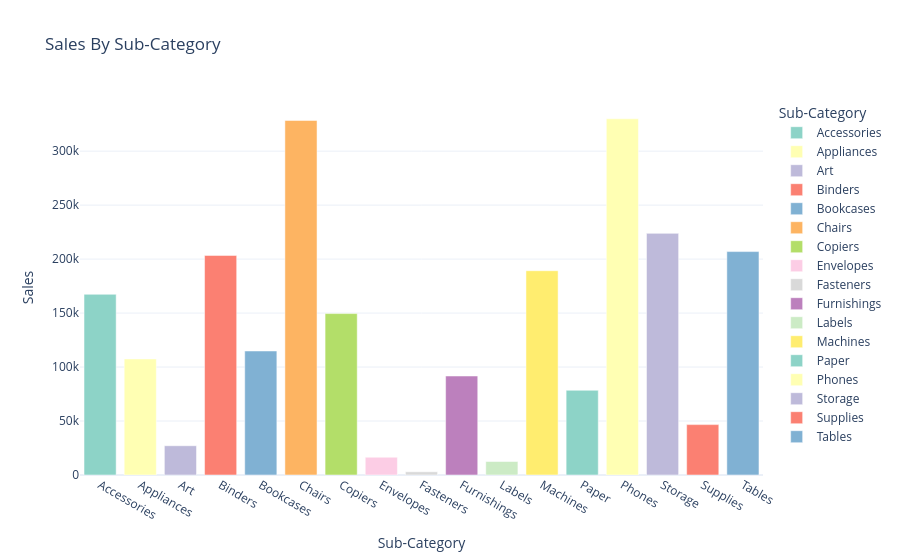

Here is the notebook cell this chart was saved with:
### Markdown cell above
#### iii. Sales by Sub-Category:

### Code cell
Sales_By_SubCategory = data.groupby('Sub-Category')['Sales'].sum().reset_index()
fig = px.bar(Sales_By_SubCategory, 
             x = 'Sub-Category',
             y = 'Sales',
             title = 'Sales By Sub-Category',
             color='Sub-Category',  
             color_discrete_sequence=px.colors.qualitative.Set3 )
fig.show()

### Figure 1 — Plotly figure (JSON) as saved in the notebook; plotly's stock layout.template omitted (floating-point values rounded to 4 significant figures)
{"data": [{"hovertemplate": "Sub-Category=%{x}<br>Sales=%{y}<extra></extra>", "legendgroup": "Accessories", "marker": {"color": "rgb(141,211,199)", "pattern": {"shape": ""}}, "name": "Accessories", "orientation": "v", "showlegend": true, "textposition": "auto", "type": "bar", "x": ["Accessories"], "xaxis": "x", "y": [167400.0], "yaxis": "y"}, {"hovertemplate": "Sub-Category=%{x}<br>Sales=%{y}<extra></extra>", "legendgroup": "Appliances", "marker": {"color": "rgb(255,255,179)", "pattern": {"shape": ""}}, "name": "Appliances", "orientation": "v", "showlegend": true, "textposition": "auto", "type": "bar", "x": ["Appliances"], "xaxis": "x", "y": [107500.0], "yaxis": "y"}, {"hovertemplate": "Sub-Category=%{x}<br>Sales=%{y}<extra></extra>", "legendgroup": "Art", "marker": {"color": "rgb(190,186,218)", "pattern": {"shape": ""}}, "name": "Art", "orientation": "v", "showlegend": true, "textposition": "auto", "type": "bar", "x": ["Art"], "xaxis": "x", "y": [27120.0], "yaxis": "y"}, {"hovertemplate": "Sub-Category=%{x}<br>Sales=%{y}<extra></extra>", "legendgroup": "Binders", "marker": {"color": "rgb(251,128,114)", "pattern": {"shape": ""}}, "name": "Binders", "orientation": "v", "showlegend": true, "textposition": "auto", "type": "bar", "x": ["Binders"], "xaxis": "x", "y": [203400.0], "yaxis": "y"}, {"hovertemplate": "Sub-Category=%{x}<br>Sales=%{y}<extra></extra>", "legendgroup": "Bookcases", "marker": {"color": "rgb(128,177,211)", "pattern": {"shape": ""}}, "name": "Bookcases", "orientation": "v", "showlegend": true, "textposition": "auto", "type": "bar", "x": ["Bookcases"], "xaxis": "x", "y": [114900.0], "yaxis": "y"}, {"hovertemplate": "Sub-Category=%{x}<br>Sales=%{y}<extra></extra>", "legendgroup": "Chairs", "marker": {"color": "rgb(253,180,98)", "pattern": {"shape": ""}}, "name": "Chairs", "orientation": "v", "showlegend": true, "textposition": "auto", "type": "bar", "x": ["Chairs"], "xaxis": "x", "y": [328400.0], "yaxis": "y"}, {"hovertemplate": "Sub-Category=%{x}<br>Sales=%{y}<extra></extra>", "legendgroup": "Copiers", "marker": {"color": "rgb(179,222,105)", "pattern": {"shape": ""}}, "name": "Copiers", "orientation": "v", "showlegend": true, "textposition": "auto", "type": "bar", "x": ["Copiers"], "xaxis": "x", "y": [149500.0], "yaxis": "y"}, {"hovertemplate": "Sub-Category=%{x}<br>Sales=%{y}<extra></extra>", "legendgroup": "Envelopes", "marker": {"color": "rgb(252,205,229)", "pattern": {"shape": ""}}, "name": "Envelopes", "orientation": "v", "showlegend": true, "textposition": "auto", "type": "bar", "x": ["Envelopes"], "xaxis": "x", "y": [16480.0], "yaxis": "y"}, {"hovertemplate": "Sub-Category=%{x}<br>Sales=%{y}<extra></extra>", "legendgroup": "Fasteners", "marker": {"color": "rgb(217,217,217)", "pattern": {"shape": ""}}, "name": "Fasteners", "orientation": "v", "showlegend": true, "textposition": "auto", "type": "bar", "x": ["Fasteners"], "xaxis": "x", "y": [3024.0], "yaxis": "y"}, {"hovertemplate": "Sub-Category=%{x}<br>Sales=%{y}<extra></extra>", "legendgroup": "Furnishings", "marker": {"color": "rgb(188,128,189)", "pattern": {"shape": ""}}, "name": "Furnishings", "orientation": "v", "showlegend": true, "textposition": "auto", "type": "bar", "x": ["Furnishings"], "xaxis": "x", "y": [91710.0], "yaxis": "y"}, {"hovertemplate": "Sub-Category=%{x}<br>Sales=%{y}<extra></extra>", "legendgroup": "Labels", "marker": {"color": "rgb(204,235,197)", "pattern": {"shape": ""}}, "name": "Labels", "orientation": "v", "showlegend": true, "textposition": "auto", "type": "bar", "x": ["Labels"], "xaxis": "x", "y": [12490.0], "yaxis": "y"}, {"hovertemplate": "Sub-Category=%{x}<br>Sales=%{y}<extra></extra>", "legendgroup": "Machines", "marker": {"color": "rgb(255,237,111)", "pattern": {"shape": ""}}, "name": "Machines", "orientation": "v", "showlegend": true, "textposition": "auto", "type": "bar", "x": ["Machines"], "xaxis": "x", "y": [189200.0], "yaxis": "y"}, {"hovertemplate": "Sub-Category=%{x}<br>Sales=%{y}<extra></extra>", "legendgroup": "Paper", "marker": {"color": "rgb(141,211,199)", "pattern": {"shape": ""}}, "name": "Paper", "orientation": "v", "showlegend": true, "textposition": "auto", "type": "bar", "x": ["Paper"], "xaxis": "x", "y": [78480.0], "yaxis": "y"}, {"hovertemplate": "Sub-Category=%{x}<br>Sales=%{y}<extra></extra>", "legendgroup": "Phones", "marker": {"color": "rgb(255,255,179)", "pattern": {"shape": ""}}, "name": "Phones", "orientation": "v", "showlegend": true, "textposition": "auto", "type": "bar", "x": ["Phones"], "xaxis": "x", "y": [330000.0], "yaxis": "y"}, {"hovertemplate": "Sub-Category=%{x}<br>Sales=%{y}<extra></extra>", "legendgroup": "Storage", "marker": {"color": "rgb(190,186,218)", "pattern": {"shape": ""}}, "name": "Storage", "orientation": "v", "showlegend": true, "textposition": "auto", "type": "bar", "x": ["Storage"], "xaxis": "x", "y": [223800.0], "yaxis": "y"}, {"hovertemplate": "Sub-Category=%{x}<br>Sales=%{y}<extra></extra>", "legendgroup": "Supplies", "marker": {"color": "rgb(251,128,114)", "pattern": {"shape": ""}}, "name": "Supplies", "orientation": "v", "showlegend": true, "textposition": "auto", "type": "bar", "x": ["Supplies"], "xaxis": "x", "y": [46670.0], "yaxis": "y"}, {"hovertemplate": "Sub-Category=%{x}<br>Sales=%{y}<extra></extra>", "legendgroup": "Tables", "marker": {"color": "rgb(128,177,211)", "pattern": {"shape": ""}}, "name": "Tables", "orientation": "v", "showlegend": true, "textposition": "auto", "type": "bar", "x": ["Tables"], "xaxis": "x", "y": [207000.0], "yaxis": "y"}], "layout": {"barmode": "relative", "legend": {"title": {"text": "Sub-Category"}, "tracegroupgap": 0}, "title": {"text": "Sales By Sub-Category"}, "xaxis": {"anchor": "y", "categoryarray": ["Accessories", "Appliances", "Art", "Binders", "Bookcases", "Chairs", "Copiers", "Envelopes", "Fasteners", "Furnishings", "Labels", "Machines", "Paper", "Phones", "Storage", "Supplies", "Tables"], "categoryorder": "array", "domain": [0, 1], "title": {"text": "Sub-Category"}}, "yaxis": {"anchor": "x", "domain": [0, 1], "title": {"text": "Sales"}}}}
